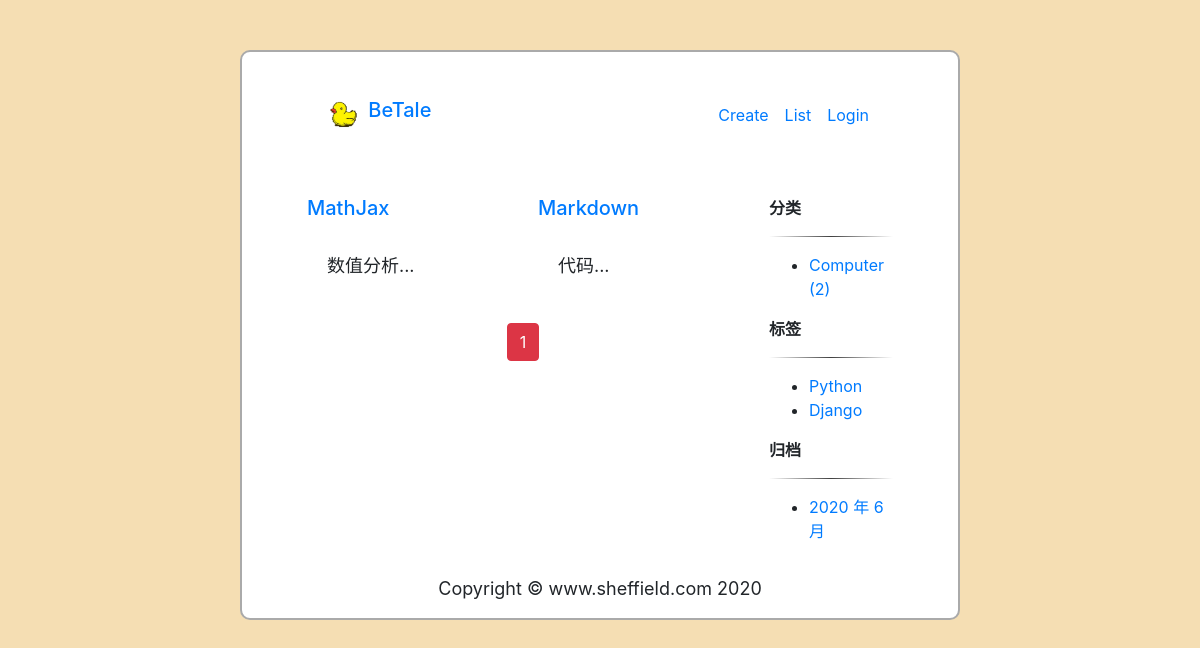
The app's page /article/ with its own data.
### article/models.py (models this page shows, shortened)
class Post(models.Model):
    author = models.ForeignKey(User, verbose_name='作者', on_delete=models.CASCADE)
    title = models.CharField('标题', max_length=100)
    body = models.TextField('正文')
    excerpt = models.CharField('摘要', max_length=200, blank=True)
    created = models.DateTimeField('创建时间', default=timezone.now)
    updated = models.DateTimeField('修改时间', auto_now=True)
    category = models.ForeignKey(Category, verbose_name='分类', on_delete=models.CASCADE)
    tags = models.ManyToManyField(Tag, verbose_name='标签', blank=True)
    class Meta:
        ordering = ('-created',)
        verbose_name = '文章'
        verbose_name_plural = verbose_name

class Category(models.Model):
    class Meta:
        verbose_name = '分类'
        verbose_name_plural = verbose_name
    name = models.CharField(max_length=100)

class Tag(models.Model):
    class Meta:
        verbose_name = '标签'
        verbose_name_plural = verbose_name
    name = models.CharField(max_length=100)

### article/views.py (the view)
# urls.py: path('', views.index, name='index'),
def index(request):
    post = Post.objects.all()
    paginator = Paginator(post, 4)
    page = request.GET.get('page')
    articles = paginator.get_page(page)
    context  = { 'articles': articles }
    return render(request, 'article/index.html', context)

### article/templatetags/article_extras.py (called while the page is built)
@register.inclusion_tag('article/inclusions/_tags.html', takes_context=True)
def show_tags(context):
    return {
        'tag_list': Tag.objects.all(),
    }

@register.inclusion_tag('article/inclusions/_archives.html', takes_context=True)
def show_archives(context):
    return {
        'date_list': Post.objects.dates('created', 'month', order='DESC'),
    }

@register.inclusion_tag('article/inclusions/_categories.html', takes_context=True)
def show_categories(context):
    category_list = Category.objects.annotate(num_posts=Count('post')).filter(num_posts__gt=0)
    return {
        'category_list': category_list,
    }

### templates/article/index.html (shortened to what this page needs)
{% extends "base.html" %}
{% load static %}
{% load article_extras %}
{% block content %}
<div class="container">
    <div class="row">
        <div class="col-9 mt-5">
            <div class="main row">
                {% for article in articles %}
                <div class="col-6 mb-4">
                    <div class="card-title">
                        <a href="{% url 'article:detail' article.id %}">
                            <h5>{{ article.title }}</h5>
                        </a>
                    </div>
                    <div class="card-body">
                        <p class="card-text">{{ article.excerpt }}...</p>
                    </div>
                </div>
                {% endfor %}
            </div>
            <div class="pagination">
                <div class="m-auto">
                    <span class="step-links">
                        <span class="current btn btn-danger btn-md">
                            {{ articles.number }}
                        </span>
                    </span>
                </div>
            </div>
        </div>
        <div class="col-3 mt-5">
            {% show_categories %}
            {% show_tags %}
            {% show_archives %}
        </div>
    </div>
</div>
{% endblock content %}

### templates/base.html (shortened to what this page needs)
{% load static %}
<!DOCTYPE html>
<html lang="zh-cn">
<head>
    <link rel="stylesheet" href="{% static 'bootstrap/css/bootstrap.min.css' %}">
    <link rel="stylesheet" href="https://cdn.bootcss.com/highlight.js/9.15.8/styles/github.min.css">
    <link rel="stylesheet" href="{% static 'custom/codehilite.css' %}">
    <link rel="stylesheet" href="{% static 'custom/base.css' %}">
</head>
<body>
    <div class="frame">
        <header>{% include 'header.html' %}</header>
        {% block content %}{% endblock content %}
        <footer>{% include 'footer.html' %}</footer>
    </div>
</body>
</html>

### templates/header.html
{% load static %}
<nav class="navbar navbar-expand-lg">
    <div class="container">
        <a class="navbar-brand mb-0 h1" href="{% url 'article:index' %}">
            <img src="{% static 'icon/logo.ico' %}" width="40" height="40" class="d-inline-block align-top" alt="icon">
            BeTale
        </a>
        <div>
            <ul class="navbar-nav">
                <li class="nav-item">
                    <a class="nav-link" href="{% url 'article:create' %}">Create</a>
                </li>
                <li class="nav-item">
                    <a class="nav-link" href="{% url 'article:index' %}">List</a>
                </li>
                {% if user.is_authenticated %}
                <li class="nav-item dropdown">
                    <a class="nav-link dropdown-toggle" href="#" id="navbarDropdown" role="button"
                        data-toggle="dropdown" aria-haspopup="true" aria-expanded="false">
                        {{ user.username }}
                    </a>
                    <div class="dropdown-menu" aria-labelledby="navbarDropdown">
                        <a class="dropdown-item" href="{% url 'userprofile:user_logout' %}">Logout</a>
                    </div>
                </li>
                {% else %}
                <li class="nav-item">
                    <a class="nav-link" href="{% url 'userprofile:user_login' %}">Login</a>
                </li>
                {% endif %}
            </ul>
        </div>
    </div>
</nav>

### templates/article/inclusions/_categories.html
<div class="widget widget-category">
    <b class="widget-title">分类</b>
    <hr>
    <ul>
        {% for category in category_list %}
        <li>
            <a href="{% url 'article:category' category.pk %}">
                {{ category.name }}
                <span class="post-count">({{ category.num_posts }})</span>
            </a>
        </li>
        {% empty %}
        暂无分类！
        {% endfor %}
    </ul>
</div>

### templates/article/inclusions/_tags.html
<div class="widget widget-tag-cloud">
    <b class="widget-title">标签</b>
    <hr>
    <ul>
        {% for tag in tag_list %}
        <li>
            <a href="{% url 'article:tag' tag.pk %}" style="text-decoration: none;">
                {{ tag.name }}
            </a>
        </li>
        {% empty %}
        暂无标签！
        {% endfor %}
    </ul>
</div>

### templates/article/inclusions/_archives.html
<div class="widget widget-archives">
    <b class="widget-title">归档</b>
    <hr>
    <ul>
        {% for date in date_list %}
        <li>
            <a href="{% url 'article:archive' date.year date.month %}">
                {{ date.year }} 年 {{ date.month }} 月
            </a>
        </li>
        {% empty %}
        暂无归档！
        {% endfor %}
    </ul>
</div>

### templates/footer.html
<footer class="py-3">
    <div class="container">
        <p class="mb-0 text-center">Copyright &copy; www.sheffield.com 2020</p>
    </div>
</footer>

### static/custom/base.css (style rules this page uses)
body { background-color: wheat; }
.frame { border-radius: 10px; border: 2px rgb(170, 170, 170) solid; width: 60%; margin: 50px auto; padding: 30px 50px 0px; background-color: white; }
header, footer { text-align: center; margin: 0 auto; }
p { font-size: large; line-height: 150%; }
hr { border: 0; height: 1px; background-image: linear-gradient(to right, rgba(0, 0, 0, 0), rgba(0, 0, 0, 0.75), rgba(0, 0, 0, 0)); }

### records on screen
Post: title "MathJax", excerpt "数值分析"
Post: title "Markdown", excerpt "代码"
Category: name "Computer", num_posts "2"
Tag: name "Python"
Tag: name "Django"

### other values on screen
{{ articles.number }} "1"
{{ date.year }} "2020"
{{ date.month }} "6"
